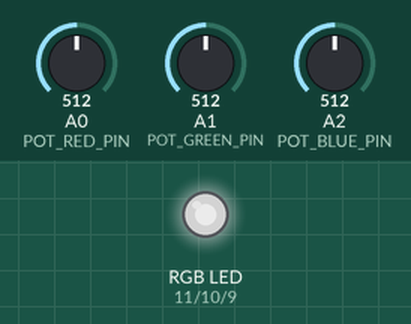
Recording of a sketch running on a simulated Arduino Uno, built with avr-gcc and run on an emulated ATmega328P. On the bench: an RGB LED mixed from three pins (HIGH = lit). The inputs (shaded band) are chosen by the test bench; at power-on: A0 (POT_RED_PIN) = 512, A1 (POT_GREEN_PIN) = 512, A2 (POT_BLUE_PIN) = 512. Dim RGB values are drawn brighter than linear.

Above: at 1.2 s.
1.3 s: A0 (POT_RED_PIN) set to 306
At 2.5 s:
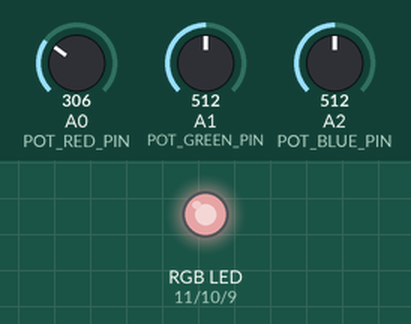
2.8 s: A1 (POT_GREEN_PIN) set to 306
At 3.8 s:
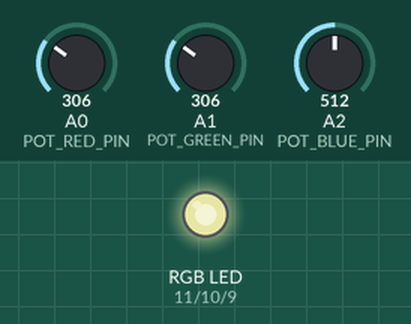
4.3 s: A2 (POT_BLUE_PIN) set to 306
At 4.9 s:
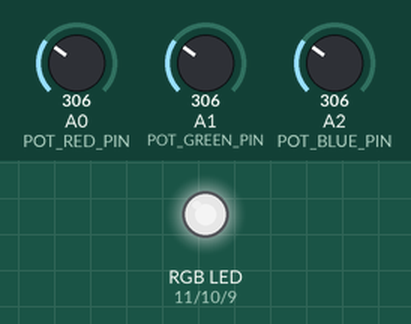
5.8 s: A0 (POT_RED_PIN) set to 122
At 7.0 s:
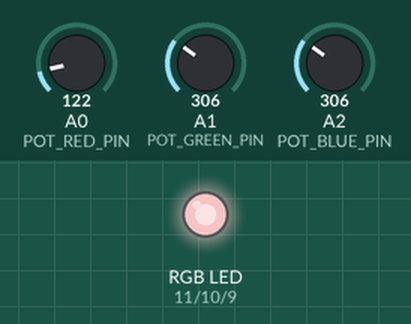
7.3 s: A1 (POT_GREEN_PIN) set to 122
At 8.4 s:
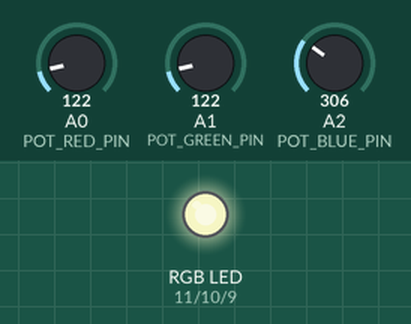
8.8 s: A2 (POT_BLUE_PIN) set to 122
At 9.5 s:
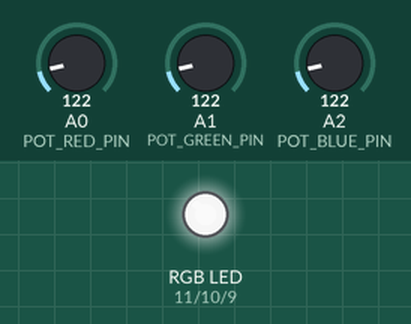
Timing chart, 0 to 11.3 s (numbered marks = the images above; inputs shaded):
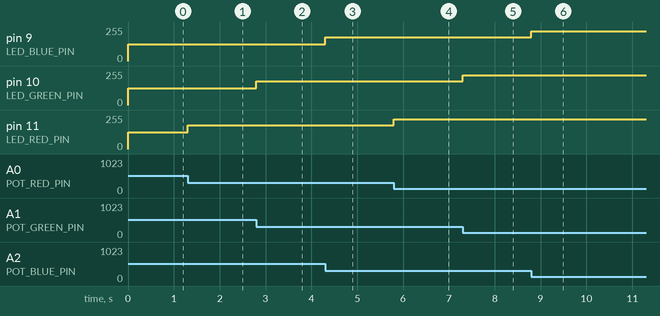

Measured:
- after the input at 1.3 s, pin 11 (LED_RED_PIN): 127/255 → 179/255 at once
- after the input at 2.8 s, pin 10 (LED_GREEN_PIN): 127/255 → 179/255 at once
- after the input at 4.3 s, pin 9 (LED_BLUE_PIN): 127/255 → 179/255 at once
- after the input at 5.8 s, pin 11 (LED_RED_PIN): 179/255 → 225/255 at once
- after the input at 7.3 s, pin 10 (LED_GREEN_PIN): 179/255 → 225/255 at once
- after the input at 8.8 s, pin 9 (LED_BLUE_PIN): 179/255 → 225/255 at once

The sketch:

RGBLed.ino
```cpp
/** Подключаем потенциометры */
#define POT_RED_PIN A0
#define POT_GREEN_PIN A1
#define POT_BLUE_PIN A2

/** Подключаем RGB светодиод */
#define LED_RED_PIN 11
#define LED_GREEN_PIN 10
#define LED_BLUE_PIN 9


void setup() {
    pinMode(LED_RED_PIN, INPUT);
    pinMode(LED_GREEN_PIN, INPUT);
    pinMode(LED_BLUE_PIN, INPUT);
}

void loop() {
    analogWrite(LED_RED_PIN, 255 - analogRead(POT_RED_PIN) / 4);
    analogWrite(LED_GREEN_PIN, 255 - analogRead(POT_GREEN_PIN) / 4);
    analogWrite(LED_BLUE_PIN, 255 - analogRead(POT_BLUE_PIN) / 4);
}
```
